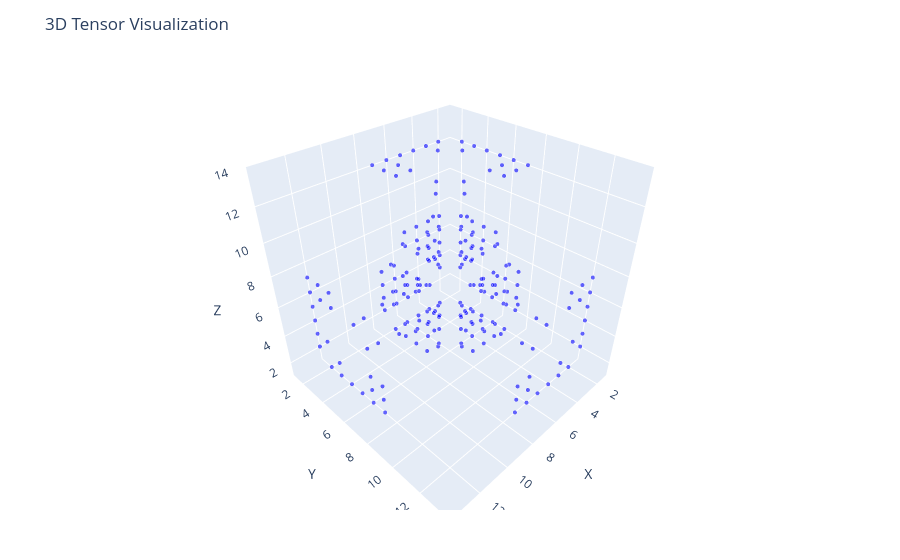

The cell this chart's notebook holds for it:
### Code cell
plotTensor(fdaTen)

### Figure 1 — Plotly figure (JSON) as saved in the notebook; plotly's stock layout.template omitted (floating-point values rounded to 4 significant figures; data arrays with more than 128 entries replaced by an {"elided": "..."} marker saying what was removed)
{"data": [{"marker": {"color": "blue", "opacity": 0.6, "size": {"elided": "234 int values"}}, "mode": "markers", "type": "scatter3d", "x": {"elided": "234 int values"}, "y": {"elided": "234 int values"}, "z": {"elided": "234 int values"}}], "layout": {"margin": {"b": 50, "l": 50, "r": 50, "t": 60}, "scene": {"aspectmode": "cube", "xaxis": {"range": [1, 14], "title": "X"}, "yaxis": {"range": [1, 14], "title": "Y"}, "zaxis": {"range": [1, 14], "title": "Z"}}, "title": "3D Tensor Visualization"}}
